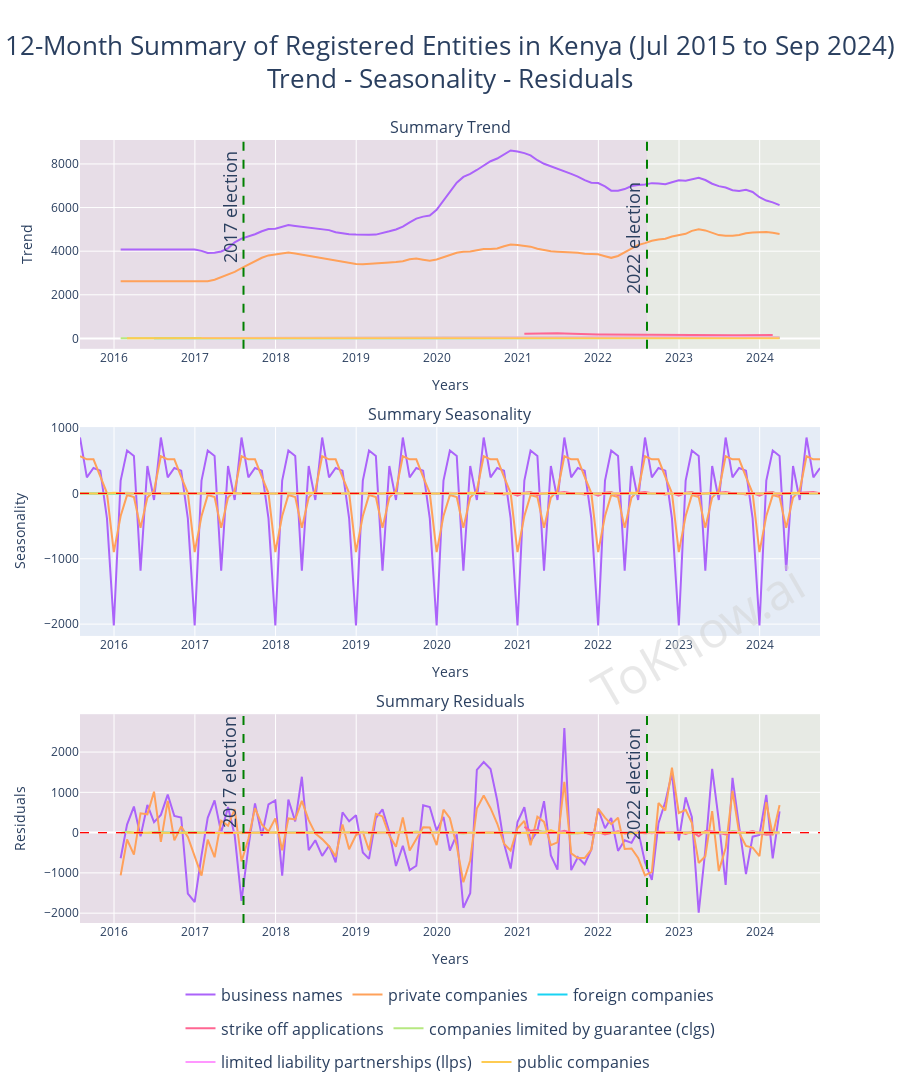

Notebook cell for this chart:
### Markdown cell above
The interative plots are for easier interaction.

### Code cell
#|output-when-format-pdf: "Please visit <{{< meta html_uri >}}> to view/interact with the plot."

def get_decomposition(
        columns_used: list[str], trend_period = 12, 
        out: dict[Literal['start_date', 'end_date', 'actual_columns_used'], str] = None):
    actual_columns_used = []
    for column_used in columns_used:
        plot_series = all_registrations[column_used].dropna()
        if len(plot_series) < 2 * trend_period:
            continue
        actual_columns_used.append(column_used)
        __start_date = min(plot_series.index.date)
        __end_date = max(plot_series.index.date)
        out['start_date'] = min(out['start_date'] or __start_date, __start_date)
        out['end_date'] = max(out['end_date'] or __end_date, __end_date)
        out['actual_columns_used'].append(column_used)
        yield seasonal_decompose(plot_series, model='additive', period=trend_period), column_used

def draw_election_lines_plotly(start_date, end_date, fig, row, election_dates_y):
    date_list = [
        min(start_date, date(2017, 1, 1)) + timedelta(days=x) 
        for x 
        in range((end_date - start_date).days + 1)
    ]
    election_date_2017 = date(2017, 8, 9)
    election_date_2022 = date(2022, 8, 9)
    # Add vertical lines for election dates
    fig.add_vline(
        x=election_date_2017, line=dict(color='green', width=2, dash='dash'), row=row, col=1)
    fig.add_vline(
        x=election_date_2022, line=dict(color='green', width=2, dash='dash'), row=row, col=1)
    # Add colored regions
    fig.add_vrect(x0=min(date_list), x1=election_date_2022, fillcolor='#f62f3c', 
                  opacity=0.08, layer='below', line_width=0, row=row, col=1)
    fig.add_vrect(x0=election_date_2022, x1=max(date_list), fillcolor='#f8c811', 
                  opacity=0.08, layer='below', line_width=0, row=row, col=1)
    # Add text annotations for election dates
    fig.add_annotation(x=election_date_2017, y=election_dates_y[0], text='2017 election', 
                       textangle=-90, font=dict(size=18), showarrow=False, xanchor='right', 
                       row=row, col=1)
    fig.add_annotation(x=election_date_2022, y=election_dates_y[1], text='2022 election', 
                       textangle=-90, font=dict(size=18), showarrow=False, xanchor='right', 
                       row=row, col=1)

def interactive_plot(
        columns_used: list[str], trend_period = 12,
        election_dates_y_trend = (6000, 4600), election_dates_y_resid = (1500, 1200)):
    subplot_titles = ['Summary Trend', 'Summary Seasonality', 'Summary Residuals']
    fig = make_subplots(rows=3, cols=1, vertical_spacing=0.1, subplot_titles=subplot_titles,
        shared_xaxes=True, figure=go.Figure(layout=go.Layout(height=1200)))
    out = {
        'start_date': None,
        'end_date': None,
        'actual_columns_used': []
    }
    for (decomposition, column_used), color_used in zip(
        get_decomposition(columns_used, trend_period, out), px.colors.qualitative.Plotly[3:]):
        column_used_name = '<br>'.join(textwrap.wrap(column_used, width=20))
        # Plot trend component
        fig.add_trace(go.Scatter(
            x=decomposition.trend.index, y=decomposition.trend.values, mode='lines', 
            name=column_used, legendgroup=column_used, showlegend=True, 
            line=dict(color=color_used)), row=1, col=1)
        # Plot seasonal component
        fig.add_trace(go.Scatter(
            x=decomposition.seasonal.index, y=decomposition.seasonal.values, mode='lines', 
            name=column_used, legendgroup=column_used, showlegend=False, 
            line=dict(color=color_used)), row=2, col=1)
        fig.add_hline(y=0, line=dict(color='red', width=0.5, dash='dash'), row=2, col=1)
        # Plot residual component
        fig.add_trace(go.Scatter(
            x=decomposition.resid.index, y=decomposition.resid.values, mode='lines', 
            name=column_used, legendgroup=column_used, showlegend=False, 
            line=dict(color=color_used)), row=3, col=1)
        fig.add_hline(y=0, line=dict(color='red', width=0.5, dash='dash'), row=3, col=1)
    start_date = out['start_date']
    end_date = out['end_date']
    if start_date:
        draw_election_lines_plotly(start_date, end_date, fig, 1, election_dates_y_trend)
        draw_election_lines_plotly(start_date, end_date, fig, 3, election_dates_y_resid)
        fig.update_layout(
            title=dict(
                text=(
                    f'{trend_period}-Month Summary of Registered Entities in Kenya'
                    f' ({start_date.strftime("%b %Y")} to {end_date.strftime("%b %Y")})'
                    '<br>'
                    'Trend - Seasonality - Residuals'
                ),
                font=dict(size=26),
                x=0.5,
                xanchor='center',
                y = 0.95,
                yanchor = 'top',
            ),
            showlegend=True,
            legend=dict(font=dict(size=16)),
        )
        fig.add_annotation(
            text="ToKnow.ai",
            x=1,
            y=0.25,
            xref="paper",
            yref="paper",
            showarrow=False,
            font=dict(size=50, color="lightgrey"),
            opacity=0.5,
            textangle=-30)
        fig.update_layout(
            margin=dict(t=140),
            legend=dict(
                orientation="h", yanchor="bottom", y=-0.2, xanchor="center", x=0.5))
    fig.update_xaxes(showticklabels=True, title_text="Years", row=1, col=1)
    fig.update_xaxes(showticklabels=True, title_text="Years", row=2, col=1)
    fig.update_xaxes(showticklabels=True, title_text="Years", row=3, col=1)
    fig.update_yaxes(title_text="Trend", row=1, col=1)
    fig.update_yaxes(title_text="Seasonality", row=2, col=1)
    fig.update_yaxes(title_text="Residuals", row=3, col=1)
    return fig

interactive_plot(plot_columns + other_plot_columns)
